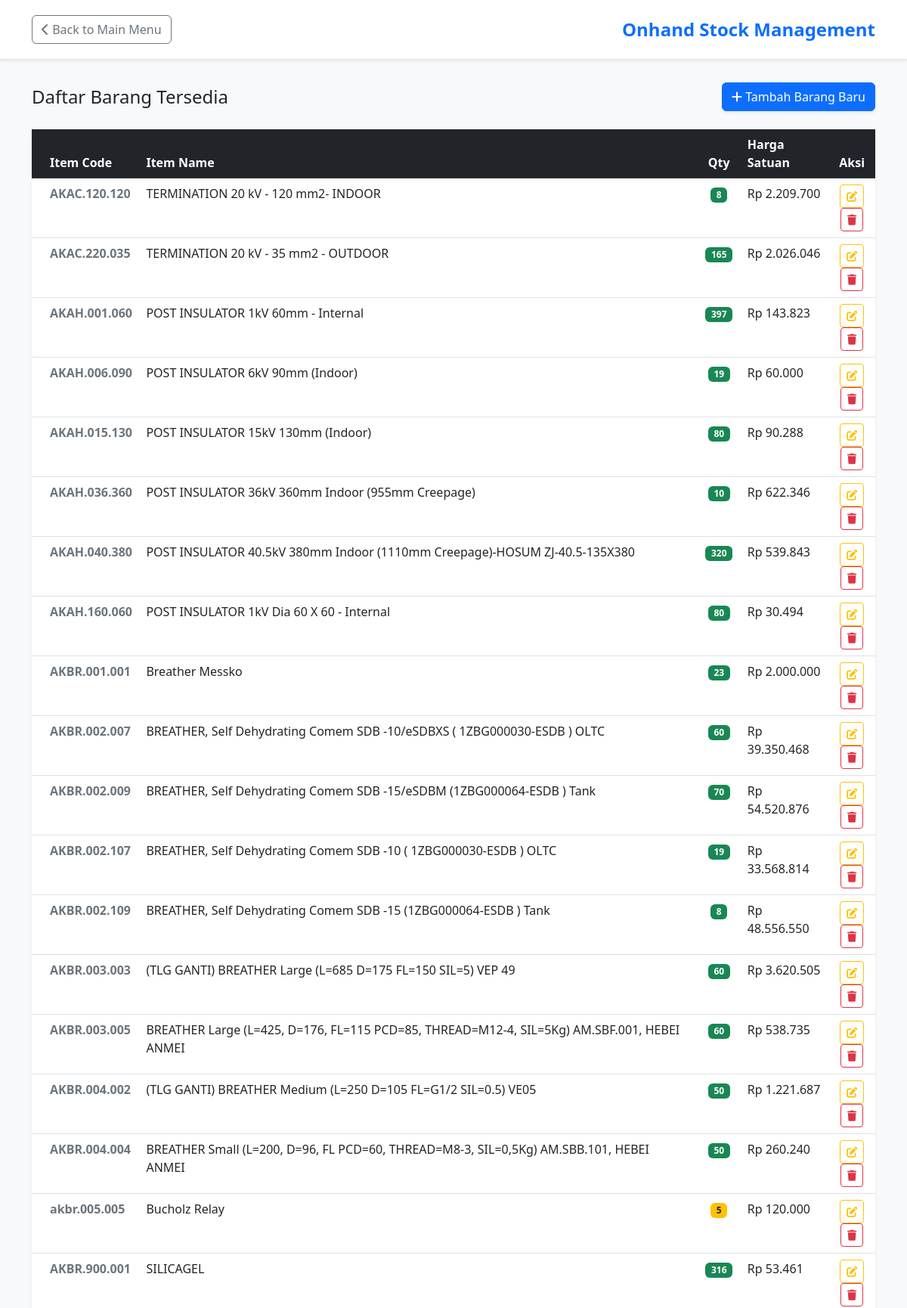
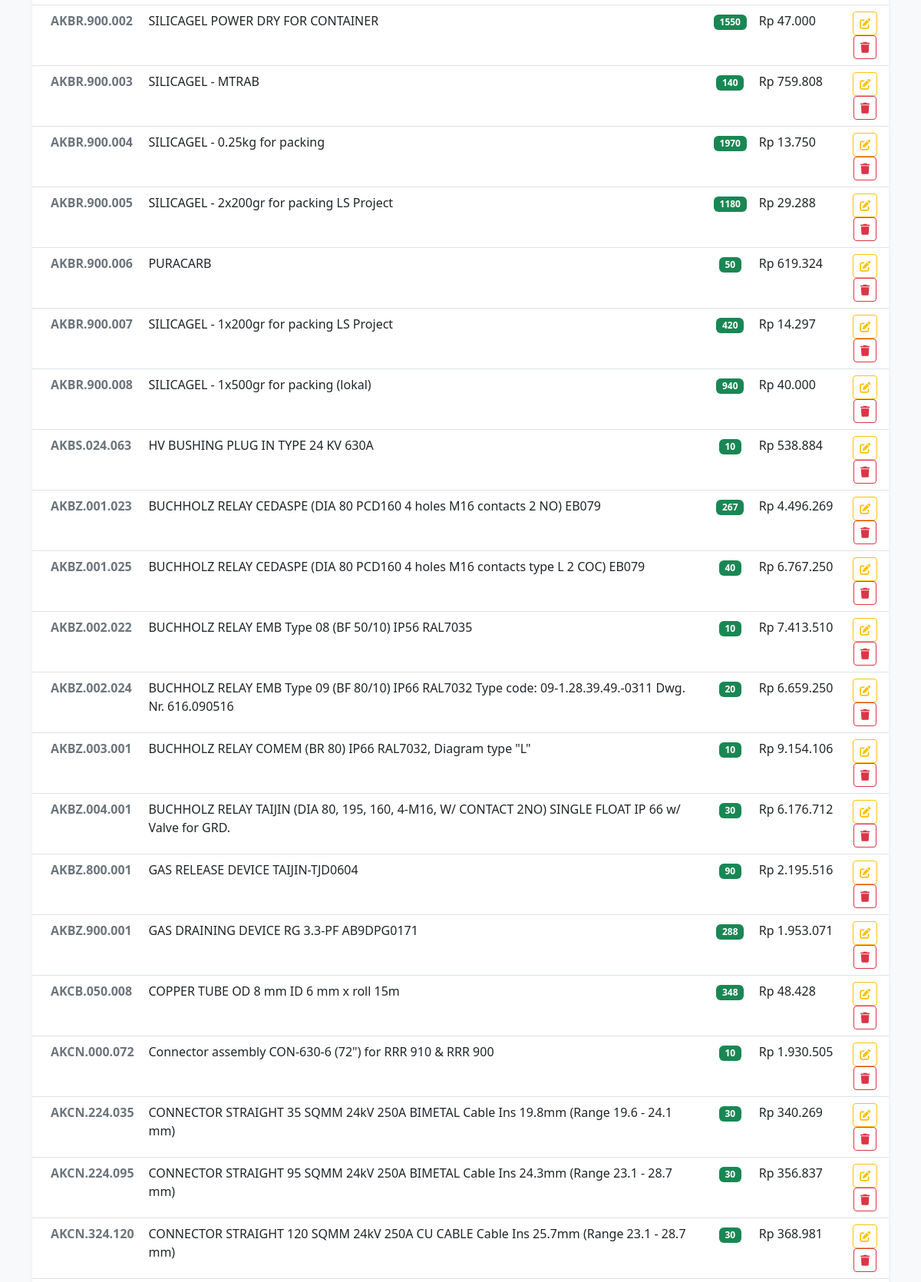
The page / (signed in, upper part) on the database its author committed (2 pictures, top to bottom).
### tables this page shows
CREATE TABLE `daftar_barang` (
  `item_code` varchar(12) NOT NULL,
  `item_name` varchar(200) NOT NULL,
  `qty` int(11) NOT NULL,
  `harga` decimal(15,2) DEFAULT NULL
);

### index.php (the view, shortened to what this page needs)
<?php
include 'koneksi.php';
?>
<!DOCTYPE html>
<html lang="id">
<head>
    <link href="https://cdn.jsdelivr.net/npm/bootstrap@5.3.0/dist/css/bootstrap.min.css" rel="stylesheet">
    <link rel="stylesheet" href="https://cdnjs.cloudflare.com/ajax/libs/font-awesome/6.0.0/css/all.min.css">
</head>
<body>
<div class="header-section shadow-sm">
    <div class="container d-flex justify-content-between align-items-center">
        <a href="main_menu.php" class="btn btn-outline-secondary">
            <i class="fas fa-chevron-left"></i> Back to Main Menu
        </a>
        <h4 class="mb-0 fw-bold text-primary">Onhand Stock Management</h4>
    </div>
</div>
<div class="container">
    <div class="d-flex justify-content-between align-items-center mb-4">
        <h2 class="h4 mb-0 text-dark">Daftar Barang Tersedia</h2>
        <button type="button" class="btn btn-primary shadow-sm" data-bs-toggle="modal" data-bs-target="#modalTambahBarang">
            <i class="fas fa-plus"></i> Tambah Barang Baru
        </button>
    </div>
    <div class="card shadow-sm border-0">
        <div class="card-body p-0">
            <table class="table table-hover mb-0">
                <thead class="table-dark">
                    <tr>
                        <th class="ps-4">Item Code</th>
                        <th>Item Name</th>
                        <th class="text-center">Qty</th>
                        <th>Harga Satuan</th>
                        <th class="text-center">Aksi</th>
                    </tr>
                </thead>
                <tbody>
                    <?php
                    $data = mysqli_query($koneksi, "SELECT * FROM daftar_barang");
                    if(mysqli_num_rows($data) > 0) {
                        while($d = mysqli_fetch_array($data)){
                            ?>
                            <tr>
                                <td class="ps-4 fw-bold text-secondary"><?= $d['item_code']; ?></td>
                                <td><?= $d['item_name']; ?></td>
                                <td class="text-center">
                                    <span class="badge <?= ($d['qty'] > 5) ? 'bg-success' : 'bg-warning text-dark'; ?>">
                                        <?= $d['qty']; ?>
                                    </span>
                                </td>
                                <td>Rp <?= number_format($d['harga'], 0, ',', '.'); ?></td>
                                <td class="text-center">
                                    <a href="edit.php?id=<?= $d['item_code']; ?>" class="btn btn-sm btn-outline-warning">
                                        <i class="fas fa-edit"></i>
                                    </a>
                                    <a href="proses.php?aksi=hapus&id=<?= $d['item_code']; ?>" class="btn btn-sm btn-outline-danger" onclick="return confirm('Hapus barang ini?')">
                                        <i class="fas fa-trash"></i>
                                    </a>
                                </td>
                            </tr>
                            <?php
                        }
                    } else {
                        echo "<tr><td colspan='5' class='text-center py-5'>Data Kosong</td></tr>";
                    }
                    ?>
                </tbody>
            </table>
        </div>
    </div>
</div>
</body>
</html>

### index.php (style rules this page uses)
body { background-color: #f8f9fa; }
.header-section { background: white; padding: 20px 0; border-bottom: 1px solid #dee2e6; margin-bottom: 30px; }

### rows shown on the page
daftar_barang: item_code "AKAC.120.120", item_name "TERMINATION 20 kV - 120 mm2- INDOOR", qty "8", harga "2.209.700"
daftar_barang: item_code "AKAC.220.035", item_name "TERMINATION 20 kV - 35 mm2 - OUTDOOR", qty "165", harga "2.026.046"
daftar_barang: item_code "AKAH.001.060", item_name "POST INSULATOR 1kV 60mm - Internal", qty "397", harga "143.823"
daftar_barang: item_code "AKAH.006.090", item_name "POST INSULATOR 6kV 90mm (Indoor)", qty "19", harga "60.000"
daftar_barang: item_code "AKAH.015.130", item_name "POST INSULATOR 15kV 130mm (Indoor)", qty "80", harga "90.288"
daftar_barang: item_code "AKAH.036.360", item_name "POST INSULATOR 36kV 360mm Indoor (955mm Creepage)", qty "10", harga "622.346"
daftar_barang: item_code "AKAH.040.380", item_name "POST INSULATOR 40.5kV 380mm Indoor (1110mm Creepage)-HOSUM ZJ-40.5-135X380", qty "320", harga "539.843"
daftar_barang: item_code "AKAH.160.060", item_name "POST INSULATOR 1kV Dia 60 X 60 - Internal", qty "80", harga "30.494"
daftar_barang: item_code "AKBR.001.001", item_name "Breather Messko", qty "23", harga "2.000.000"
daftar_barang: item_code "AKBR.002.007", item_name "BREATHER, Self Dehydrating Comem SDB -10/eSDBXS ( 1ZBG000030-ESDB ) OLTC", qty "60", harga "39.350.468"
daftar_barang: item_code "AKBR.002.009", item_name "BREATHER, Self Dehydrating Comem SDB -15/eSDBM (1ZBG000064-ESDB ) Tank", qty "70", harga "54.520.876"
daftar_barang: item_code "AKBR.002.107", item_name "BREATHER, Self Dehydrating Comem SDB -10 ( 1ZBG000030-ESDB ) OLTC", qty "19", harga "33.568.814"
daftar_barang: item_code "AKBR.002.109", item_name "BREATHER, Self Dehydrating Comem SDB -15 (1ZBG000064-ESDB ) Tank", qty "8", harga "48.556.550"
daftar_barang: item_code "AKBR.003.003", item_name "(TLG GANTI) BREATHER Large (L=685 D=175 FL=150 SIL=5) VEP 49", qty "60", harga "3.620.505"
daftar_barang: item_code "AKBR.003.005", item_name "BREATHER Large (L=425, D=176, FL=115 PCD=85, THREAD=M12-4, SIL=5Kg) AM.SBF.001, HEBEI ANMEI", qty "60", harga "538.735"
daftar_barang: item_code "AKBR.004.002", item_name "(TLG GANTI) BREATHER Medium (L=250 D=105 FL=G1/2 SIL=0.5) VE05", qty "50", harga "1.221.687"
daftar_barang: item_code "AKBR.004.004", item_name "BREATHER Small (L=200, D=96, FL PCD=60, THREAD=M8-3, SIL=0,5Kg) AM.SBB.101, HEBEI ANMEI", qty "50", harga "260.240"
daftar_barang: item_code "akbr.005.005", item_name "Bucholz Relay", qty "5", harga "120.000"
daftar_barang: item_code "AKBR.900.001", item_name "SILICAGEL", qty "316", harga "53.461"
daftar_barang: item_code "AKBR.900.002", item_name "SILICAGEL POWER DRY FOR CONTAINER", qty "1550", harga "47.000"
daftar_barang: item_code "AKBR.900.003", item_name "SILICAGEL - MTRAB", qty "140", harga "759.808"
daftar_barang: item_code "AKBR.900.004", item_name "SILICAGEL - 0.25kg for packing", qty "1970", harga "13.750"
daftar_barang: item_code "AKBR.900.005", item_name "SILICAGEL - 2x200gr for packing LS Project", qty "1180", harga "29.288"
daftar_barang: item_code "AKBR.900.006", item_name "PURACARB", qty "50", harga "619.324"
daftar_barang: item_code "AKBR.900.007", item_name "SILICAGEL - 1x200gr for packing LS Project", qty "420", harga "14.297"
daftar_barang: item_code "AKBR.900.008", item_name "SILICAGEL - 1x500gr for packing (lokal)", qty "940", harga "40.000"
daftar_barang: item_code "AKBS.024.063", item_name "HV BUSHING PLUG IN TYPE 24 KV 630A", qty "10", harga "538.884"
daftar_barang: item_code "AKBZ.001.023", item_name "BUCHHOLZ RELAY CEDASPE (DIA 80 PCD160 4 holes M16 contacts 2 NO) EB079", qty "267", harga "4.496.269"
daftar_barang: item_code "AKBZ.001.025", item_name "BUCHHOLZ RELAY CEDASPE (DIA 80 PCD160 4 holes M16 contacts type L 2 COC) EB079", qty "40", harga "6.767.250"
daftar_barang: item_code "AKBZ.002.022", item_name "BUCHHOLZ RELAY EMB Type 08 (BF 50/10) IP56 RAL7035", qty "10", harga "7.413.510"
daftar_barang: item_code "AKBZ.002.024", item_name "BUCHHOLZ RELAY EMB Type 09 (BF 80/10) IP66 RAL7032 Type code: 09-1.28.39.49.-0311 Dwg. Nr. 616.090516", qty "20", harga "6.659.250"
daftar_barang: item_code "AKBZ.003.001", item_name "BUCHHOLZ RELAY COMEM (BR 80) IP66 RAL7032, Diagram type \"L\"", qty "10", harga "9.154.106"
daftar_barang: item_code "AKBZ.004.001", item_name "BUCHHOLZ RELAY TAIJIN (DIA 80, 195, 160, 4-M16, W/ CONTACT 2NO) SINGLE FLOAT IP 66 w/ Valve for GRD.", qty "30", harga "6.176.712"
daftar_barang: item_code "AKBZ.800.001", item_name "GAS RELEASE DEVICE TAIJIN-TJD0604", qty "90", harga "2.195.516"
daftar_barang: item_code "AKBZ.900.001", item_name "GAS DRAINING DEVICE RG 3.3-PF AB9DPG0171", qty "288", harga "1.953.071"
daftar_barang: item_code "AKCB.050.008", item_name "COPPER TUBE OD 8 mm ID 6 mm x roll 15m", qty "348", harga "48.428"
daftar_barang: item_code "AKCN.000.072", item_name "Connector assembly CON-630-6 (72\") for RRR 910 & RRR 900", qty "10", harga "1.930.505"
daftar_barang: item_code "AKCN.224.035", item_name "CONNECTOR STRAIGHT 35 SQMM 24kV 250A BIMETAL Cable Ins 19.8mm (Range 19.6 - 24.1 mm)", qty "30", harga "340.269"
daftar_barang: item_code "AKCN.224.095", item_name "CONNECTOR STRAIGHT 95 SQMM 24kV 250A BIMETAL Cable Ins 24.3mm (Range 23.1 - 28.7 mm)", qty "30", harga "356.837"
daftar_barang: item_code "AKCN.324.120", item_name "CONNECTOR STRAIGHT 120 SQMM 24kV 250A CU CABLE Cable Ins 25.7mm (Range 23.1 - 28.7 mm)", qty "30", harga "368.981"
